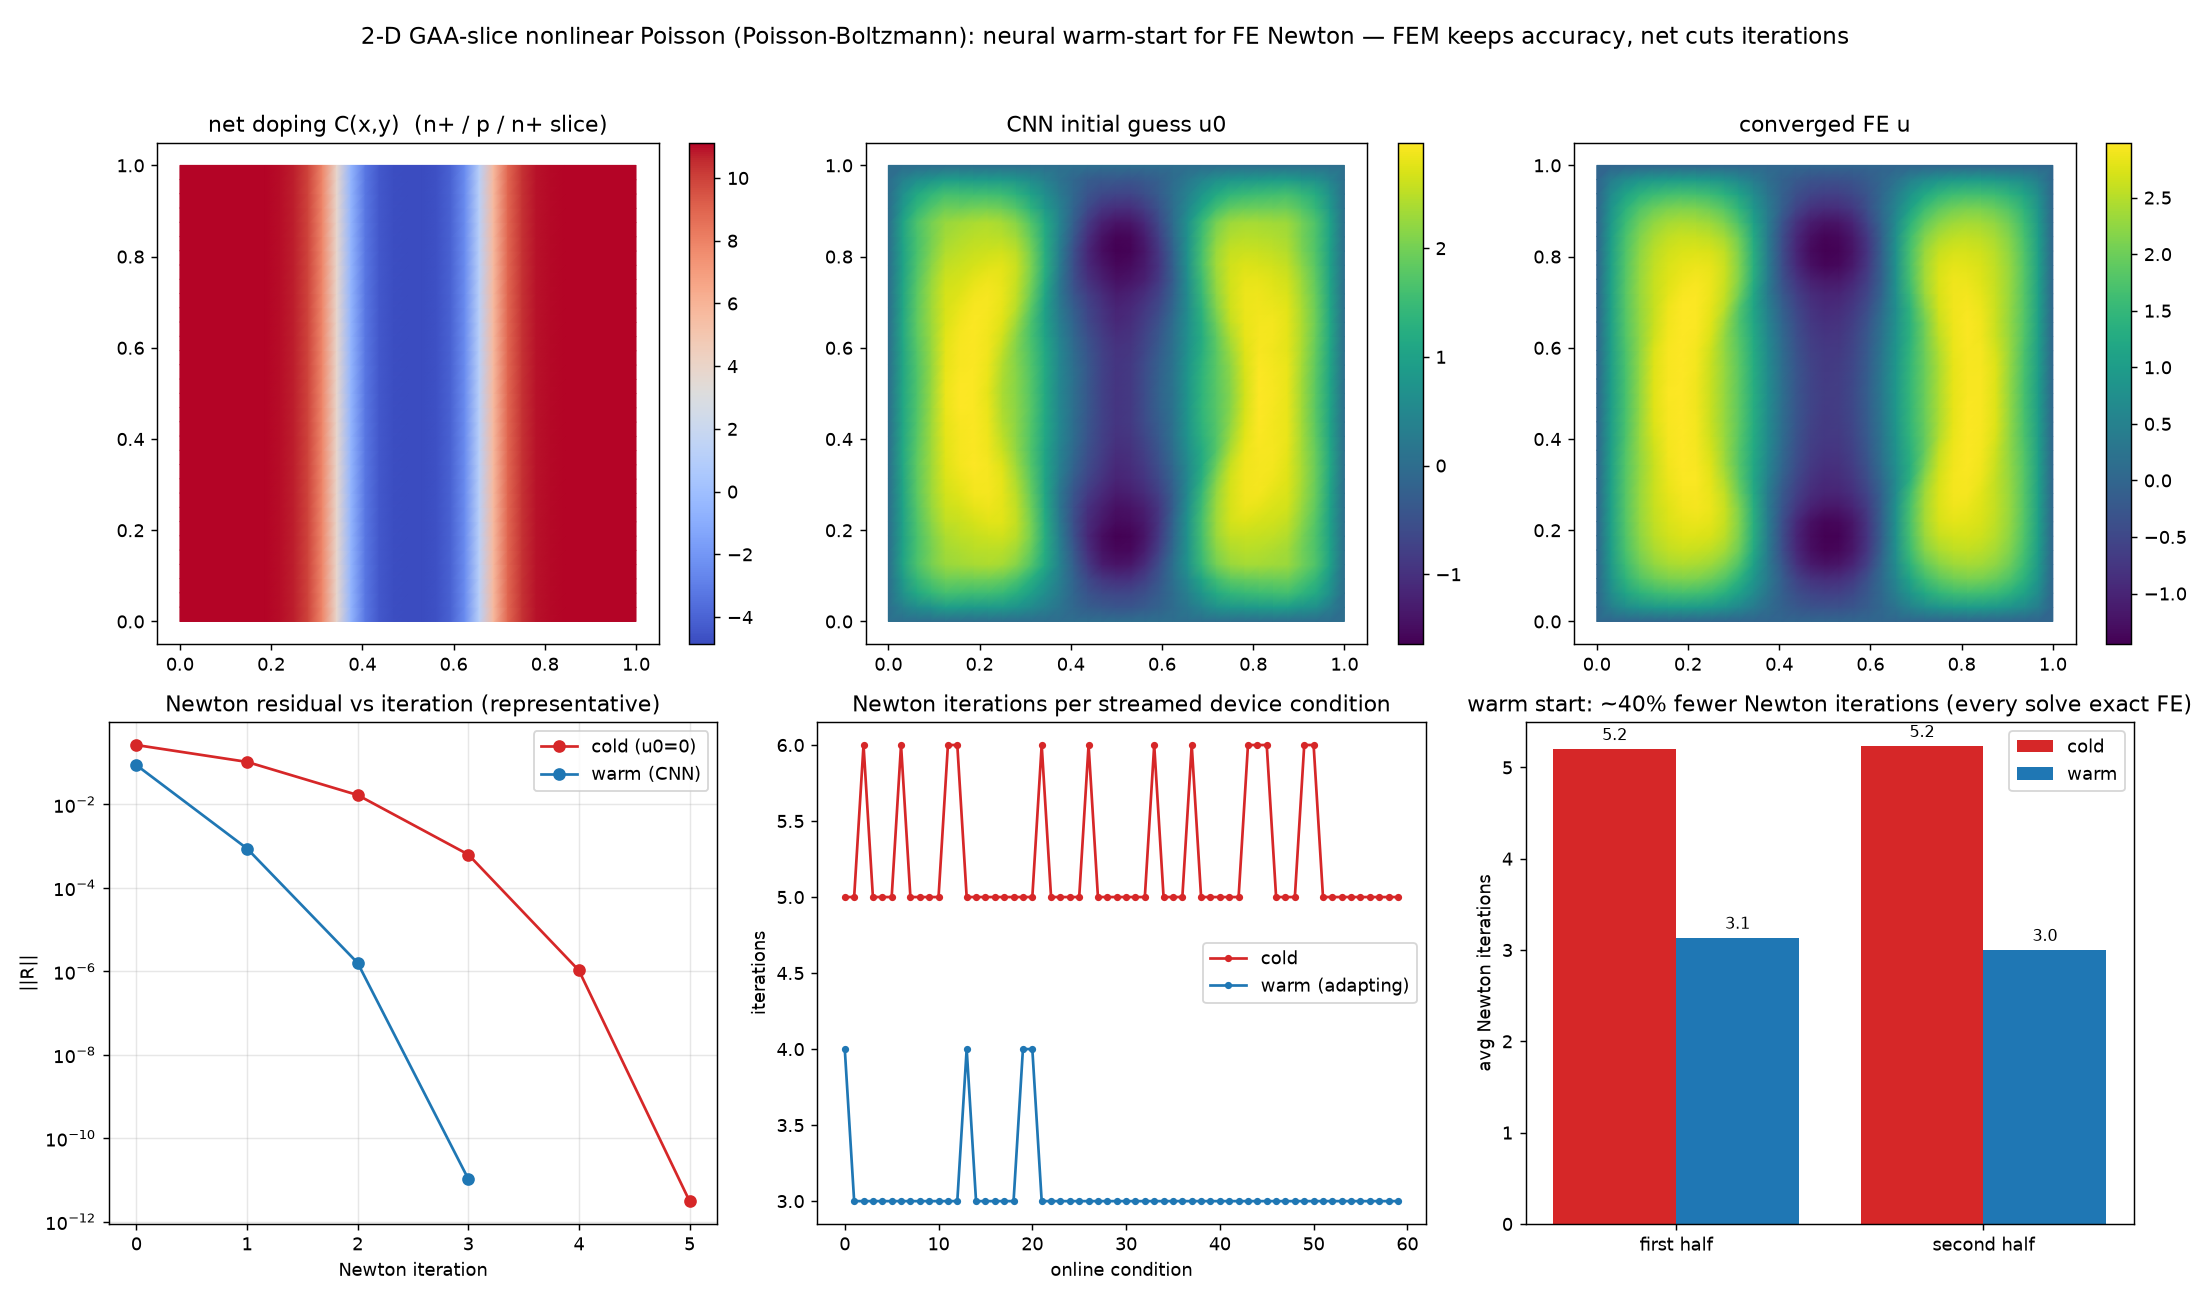

Recreate this plot in Python.
"""dd2d_newton_warmstart.py — idea C in 2-D: neural warm-start for FE Newton on a
2-D GAA-slice nonlinear Poisson (Poisson-Boltzmann / equilibrium drift-diffusion),
where cold-start Newton is expensive and the warm start pays off clearly.

This is the 2-D promotion of fe_newton_warmstart.py. On a device cross-section slice
(n+ source / p channel / n+ drain, gate-like variable permittivity eps(x)), we solve
the *nonlinear* Poisson with both carriers in Boltzmann equilibrium:

    -lambda^2 div(eps grad u) + sinh(u) = C(x,y),     u = 0 on the boundary

u = phi/V_t (scaled potential), C(x,y) = scaled net doping (both carriers enter
through sinh(u) = (n-p)/2n_i). P1 finite elements (weak form, the repo's core);
each Newton step assembles J = lambda^2 K(eps) + diag(ML cosh u) and does a sparse
solve, with a backtracking line search (the TCAD damping safeguard). Sharp junctions
make the cold start (u0=0) costly.

  * cold : u0 = 0
  * warm : u0 = CNN(doping map, eps map)          (learned initial-guess operator)

Online: device conditions (junction positions, doping levels) stream in; each is
solved warm-started and the CNN is retrained on the converged solution. Every solve
is the exact FE solution — only the Newton iteration count changes, and the warm
count drops further as the operator adapts. FEM keeps accuracy; the net cuts iters.

Run:  python3 dd2d_newton_warmstart.py            (writes dd2d_newton_warmstart.png)
      python3 dd2d_newton_warmstart.py --help
"""
from __future__ import annotations

import argparse

import numpy as np
import scipy.sparse as sp
import scipy.sparse.linalg as spla
import torch
import torch.nn as nn

from pi_deeponet_fem_gaa import build_mesh, assemble, eps_map  # reuse 2-D P1 FE assets

SEED = 20260722
LAMBDA = 0.05          # scaled Debye length
NEWTON_TOL = 1e-8
NEWTON_MAX = 60


# ----------------------------------------------------------------------------
# Device doping C(x,y): n+ source / p channel / n+ drain slice (smooth junctions)
# ----------------------------------------------------------------------------
def doping(nodes, p):
    x, y = nodes[:, 0], nodes[:, 1]
    xL, xR, Nsd, Nch, w = p
    src = 0.5 * (1 - np.tanh((x - xL) / w))       # 1 in the source (left)
    drn = 0.5 * (1 + np.tanh((x - xR) / w))       # 1 in the drain (right)
    chan = 1.0 - src - drn                         # channel in the middle
    return (Nsd * (src + drn) - Nch * chan).astype(np.float64)


def rand_params(rng):
    xL = rng.uniform(0.28, 0.40)
    xR = rng.uniform(0.60, 0.72)
    Nsd = rng.uniform(6.0, 14.0)
    Nch = rng.uniform(4.0, 10.0)
    w = rng.uniform(0.03, 0.06)
    return (xL, xR, Nsd, Nch, w)


# ----------------------------------------------------------------------------
# Damped FE Newton for the 2-D nonlinear Poisson (sparse)
# ----------------------------------------------------------------------------
def newton_2d(C, Klam, ML, u0, free):
    u = np.asarray(u0, dtype=np.float64).copy()
    u[~free] = 0.0

    def resid(uu):
        return Klam @ uu + ML * np.sinh(uu) - ML * C

    hist = []
    ff = np.ix_(free, free)
    for it in range(1, NEWTON_MAX + 1):
        R = resid(u)
        rn = np.linalg.norm(R[free])
        hist.append(rn)
        if rn < NEWTON_TOL:
            return u, it - 1, hist
        J = (Klam + sp.diags(ML * np.cosh(u))).tocsc()
        du = np.zeros_like(u)
        du[free] = spla.spsolve(J[ff], -R[free])
        alpha = 1.0
        for _ in range(30):
            if np.linalg.norm(resid(u + alpha * du)[free]) < rn:
                break
            alpha *= 0.5
        u = u + alpha * du
    return u, NEWTON_MAX, hist


# ----------------------------------------------------------------------------
# Warm-start operator: a small CNN on the structured slice grid
# ----------------------------------------------------------------------------
class WarmCNN(nn.Module):
    def __init__(self, ch=24):
        super().__init__()
        self.net = nn.Sequential(
            nn.Conv2d(2, ch, 3, padding=1), nn.SiLU(),
            nn.Conv2d(ch, ch, 3, padding=1), nn.SiLU(),
            nn.Conv2d(ch, ch, 3, padding=1), nn.SiLU(),
            nn.Conv2d(ch, 1, 3, padding=1),
        )

    def forward(self, inp, mask2d):
        return self.net(inp).squeeze(1) * mask2d      # (B,n,n)


def main():
    ap = argparse.ArgumentParser(description=__doc__)
    ap.add_argument("--n", type=int, default=33, help="nodes per side (grid n x n)")
    ap.add_argument("--pretrain", type=int, default=1200, help="pretrain steps")
    ap.add_argument("--n_pre", type=int, default=40, help="pretrain conditions")
    ap.add_argument("--steps", type=int, default=60, help="online conditions")
    ap.add_argument("--adapt_iters", type=int, default=40, help="retrain steps per condition")
    ap.add_argument("--out", type=str, default="dd2d_newton_warmstart.png")
    args = ap.parse_args()

    torch.manual_seed(SEED)
    rng = np.random.default_rng(SEED)
    n = args.n
    nodes, tris, on_bnd = build_mesh(n)
    free = ~on_bnd
    eps_node = eps_map(nodes)
    K, M = assemble(nodes, tris, eps_node)
    Klam = (LAMBDA ** 2) * K.tocsr()
    ML = np.asarray(M.sum(axis=1)).ravel()

    C_scale, u_scale = 14.0, 4.5
    eps_grid = torch.tensor((eps_node / eps_node.max()).reshape(n, n), dtype=torch.float32)
    mask2d = torch.tensor(free.reshape(n, n).astype(np.float32))

    def inp_of(C):
        c = torch.tensor((C / C_scale).reshape(n, n), dtype=torch.float32)
        return torch.stack([c, eps_grid], dim=0).unsqueeze(0)   # (1,2,n,n)

    def solve(C, u0):
        return newton_2d(C, Klam, ML, u0, free)

    # ---- offline: a few exact solves, pretrain the init-guess CNN ----
    pre = []
    for _ in range(args.n_pre):
        C = doping(nodes, rand_params(rng))
        u, _, _ = solve(C, np.zeros(n * n))
        pre.append((inp_of(C), torch.tensor((u / u_scale).reshape(n, n), dtype=torch.float32)))
    net = WarmCNN()
    opt = torch.optim.Adam(net.parameters(), lr=2e-3)
    for it in range(args.pretrain):
        xin, ut = pre[rng.integers(len(pre))]
        pred = net(xin, mask2d)
        loss = ((pred - ut) ** 2).mean()
        opt.zero_grad(); loss.backward(); opt.step()
        if (it + 1) % 300 == 0:
            print(f"[pretrain] {it+1}/{args.pretrain}  loss {loss.item():.3e}")
    for g in opt.param_groups:
        g["lr"] = 5e-4

    # ---- online: stream device conditions, warm-start, adapt ----
    replay = []
    cold_iters, warm_iters = [], []
    for s in range(args.steps):
        C = doping(nodes, rand_params(rng))
        xin = inp_of(C)
        with torch.no_grad():
            u0 = (net(xin, mask2d).numpy().reshape(-1) * u_scale)
        _, nc, res_c = solve(C, np.zeros(n * n))          # cold baseline
        u_w, nw, res_w = solve(C, u0)                     # warm start
        cold_iters.append(nc); warm_iters.append(nw)

        replay.append((xin, torch.tensor((u_w / u_scale).reshape(n, n), dtype=torch.float32)))
        for _ in range(args.adapt_iters):
            xj, uj = replay[rng.integers(len(replay))]
            pred = net(xj, mask2d)
            loss = ((pred - uj) ** 2).mean()
            opt.zero_grad(); loss.backward(); opt.step()
        if s in (0, args.steps // 2, args.steps - 1):
            print(f"[online] cond {s:2d}  cold {nc:2d}  warm {nw:2d}")

    half = args.steps // 2
    print(f"\nNewton iters:  cold avg {np.mean(cold_iters):.1f}   warm avg {np.mean(warm_iters):.1f}"
          f"   |  warm first-half {np.mean(warm_iters[:half]):.1f}"
          f" -> second-half {np.mean(warm_iters[half:]):.1f}")

    # representative case for the field/convergence panels
    C = doping(nodes, rand_params(rng))
    with torch.no_grad():
        u0 = net(inp_of(C), mask2d).numpy().reshape(-1) * u_scale
    u_c, _, res_c = solve(C, np.zeros(n * n))
    u_w, _, res_w = solve(C, u0)

    _plot(args.out, nodes, tris, eps_node, C, u0, u_w, res_c, res_w,
          cold_iters, warm_iters, half)
    print(f"wrote {args.out}")


def _plot(out, nodes, tris, eps_node, C, u0, u_w, res_c, res_w,
          cold_iters, warm_iters, half):
    import matplotlib
    matplotlib.use("Agg")
    import matplotlib.pyplot as plt
    from matplotlib.tri import Triangulation

    triang = Triangulation(nodes[:, 0], nodes[:, 1], tris)
    fig, ax = plt.subplots(2, 3, figsize=(17, 10))

    for a, field, title, cm in (
        (ax[0, 0], C, "net doping C(x,y)  (n+ / p / n+ slice)", "coolwarm"),
        (ax[0, 1], u0, "CNN initial guess u0", "viridis"),
        (ax[0, 2], u_w, "converged FE u", "viridis"),
    ):
        tp = a.tripcolor(triang, field, shading="gouraud", cmap=cm)
        a.set_aspect("equal"); a.set_title(title); fig.colorbar(tp, ax=a, fraction=0.046)

    ax[1, 0].semilogy(range(len(res_c)), res_c, "-o", color="#d62728", label="cold (u0=0)")
    ax[1, 0].semilogy(range(len(res_w)), res_w, "-o", color="#1f77b4", label="warm (CNN)")
    ax[1, 0].set_title("Newton residual vs iteration (representative)")
    ax[1, 0].set_xlabel("Newton iteration"); ax[1, 0].set_ylabel("||R||")
    ax[1, 0].legend(); ax[1, 0].grid(True, which="both", alpha=0.3)

    xs = np.arange(len(cold_iters))
    ax[1, 1].plot(xs, cold_iters, "-o", ms=3, color="#d62728", label="cold")
    ax[1, 1].plot(xs, warm_iters, "-o", ms=3, color="#1f77b4", label="warm (adapting)")
    ax[1, 1].set_title("Newton iterations per streamed device condition")
    ax[1, 1].set_xlabel("online condition"); ax[1, 1].set_ylabel("iterations"); ax[1, 1].legend()

    ce, cl = np.mean(cold_iters[:half]), np.mean(cold_iters[half:])
    we, wl = np.mean(warm_iters[:half]), np.mean(warm_iters[half:])
    gx = np.arange(2)
    ax[1, 2].bar(gx - 0.2, [ce, cl], 0.4, color="#d62728", label="cold")
    ax[1, 2].bar(gx + 0.2, [we, wl], 0.4, color="#1f77b4", label="warm")
    ax[1, 2].set_xticks(gx); ax[1, 2].set_xticklabels(["first half", "second half"])
    ax[1, 2].set_ylabel("avg Newton iterations")
    ax[1, 2].set_title("warm start: ~40% fewer Newton iterations (every solve exact FE)")
    for i, v in enumerate([ce, cl]):
        ax[1, 2].text(i - 0.2, v + 0.1, f"{v:.1f}", ha="center", fontsize=9)
    for i, v in enumerate([we, wl]):
        ax[1, 2].text(i + 0.2, v + 0.1, f"{v:.1f}", ha="center", fontsize=9)
    ax[1, 2].legend()

    fig.suptitle("2-D GAA-slice nonlinear Poisson (Poisson-Boltzmann): neural warm-start "
                 "for FE Newton — FEM keeps accuracy, net cuts iterations", fontsize=13)
    fig.tight_layout(rect=[0, 0, 1, 0.96])
    fig.savefig(out, dpi=130)


if __name__ == "__main__":
    main()
